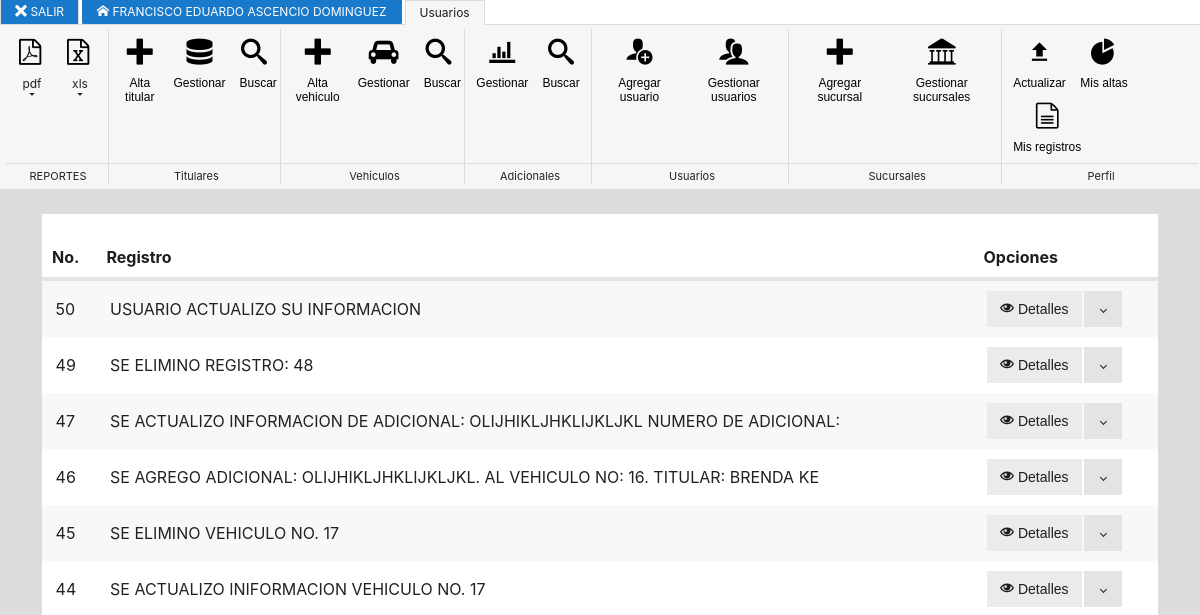
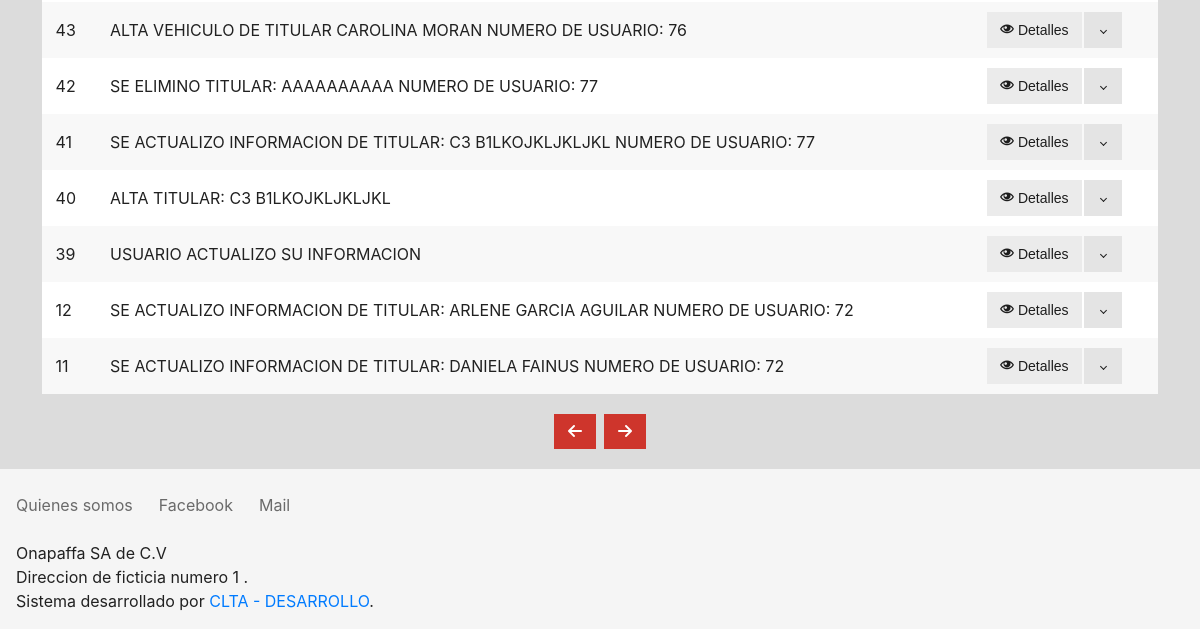
Page /my_logs.php (signed in) on the earlier database version (2 pictures, top to bottom).
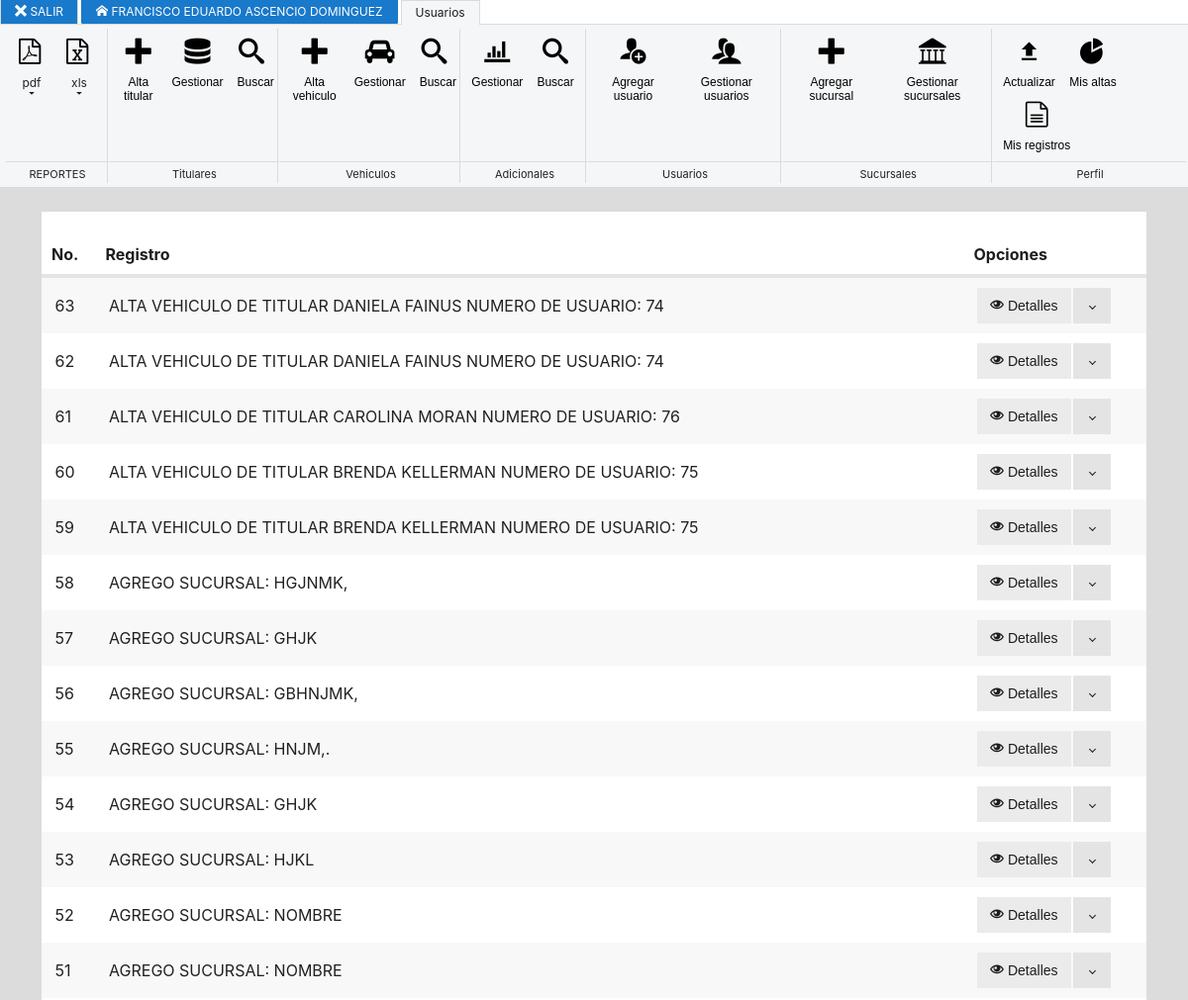
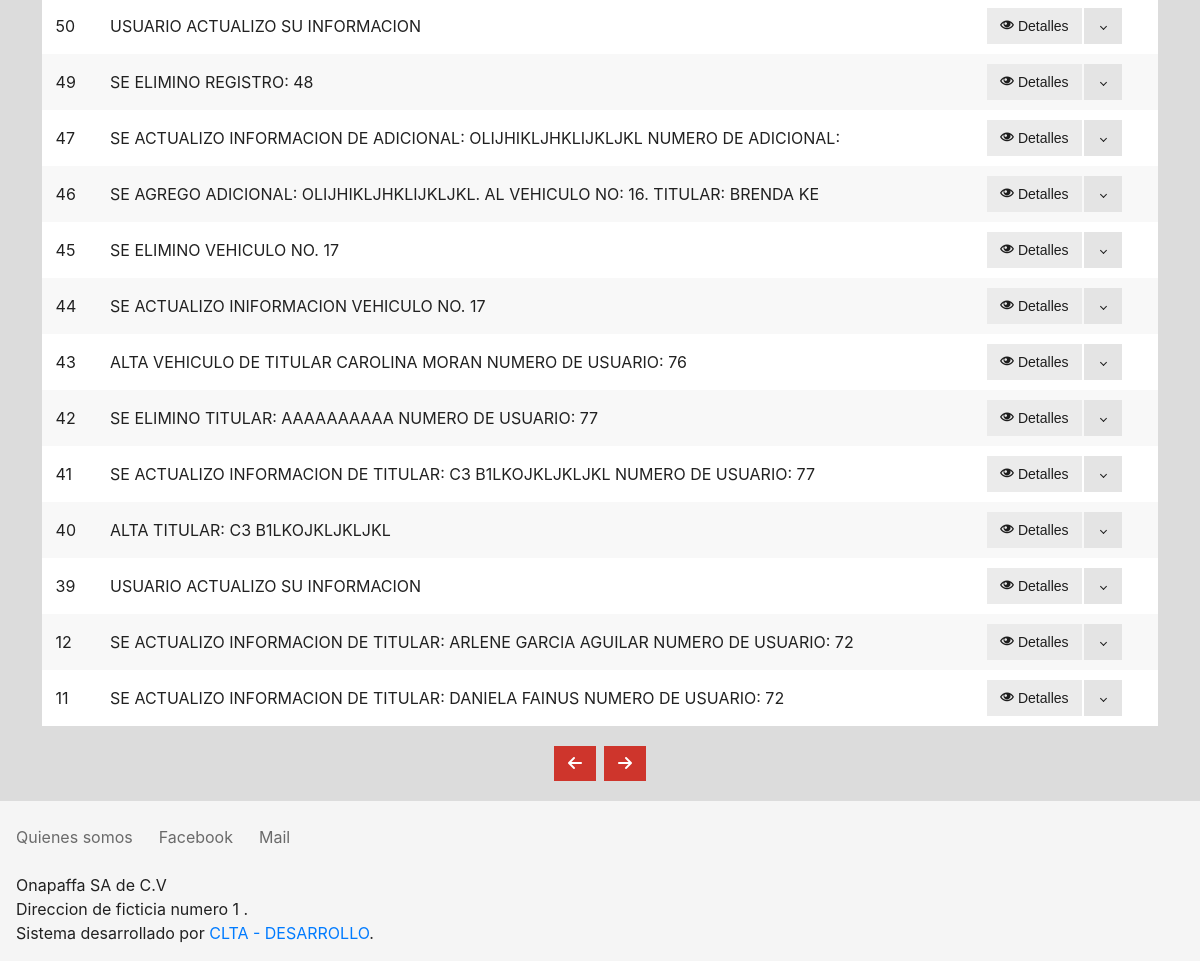
Same page on the later database version (2 pictures, top to bottom).
### tables this page shows
CREATE TABLE `logs` (
  `id` int(11) NOT NULL,
  `user` int(11) NOT NULL,
  `fecha` datetime NOT NULL,
  `registro` varchar(254) NOT NULL
);

### my_logs.php (the view, shortened to what this page needs)
<? include 'func/header.php' ?>
<? require_once 'func/db.php' ?>
<br>
<div style="background-color: white;">
<br>
<table class="table striped">
    <thead>
    <tr>
        <th>No.</th>
        <th>Registro</th>
        <th>Opciones</th>
    </tr>
    </thead>
    <tbody>
    <?
    $conn = mysqli_connect($host,$user,$password,$db);
    $sql = "SELECT * FROM logs WHERE USER = '$_SESSION[usuario]' ";
    $result = mysqli_query($conn,$sql) ;
    $num_total_registros = mysqli_num_rows($result);
    $TAMANO_PAGINA = 20;
    if  ( ($num_total_registros / 2) < $TAMANO_PAGINA )
    {
      $TAMANO_PAGINA = $num_total_registros;
    }
    $pagina = $_GET["pagina"];
    if (!$pagina) {
       $inicio = 0;
       $pagina = 1;
    }
    else {
       $inicio = ($pagina - 1) * $TAMANO_PAGINA;
    }
    $total_paginas = ceil($num_total_registros / $TAMANO_PAGINA);
    $sql = "SELECT l.id, u.name, l.fecha, l.registro FROM logs l, users u where l.user = u.id and l.user = '$_SESSION[usuario]' ORDER BY id DESC LIMIT ".$inicio.",". "$TAMANO_PAGINA";
    $result = mysqli_query($conn,$sql);
    while($row = mysqli_fetch_array($result)){
    echo "
    <tr>
        <td>".$row[0]."</td>
        <td>".substr($row[3], 0, 80)."</td>
        <td>".
        '<div class="split-button">
          <button class="button" onclick="Metro.dialog.open('."'#".$row[0]."'".')" ><span class="mif-eye"></span> Detalles</button>
          <button class="split dropdown-toggle"></button>
          <ul class="d-menu" data-role="dropdown">
              <li><a '.(($_SESSION['delete_logs'] == 0)?' hidden':"").' onclick="'."delete".$row[0]."()".'"><span class="mif-bin"></span> Eliminar</a></li>
          </ul>
      </div>
      '
        ."</td>
        <script>
          function delete".$row[0]."(){
              Metro.dialog.create({
                  title: '".''."',
                  content: '<div>SE ELIMINARA EL REGISTRO NO.".$row[0].".'
                    +'<form  action=func/delete_log.php method=POST name=".'"delete'.$row[0].'"'." >'
                        +'<input value=".'"'.$row[0].'"'." type=hidden name=id id=id>'
                    +'</form></div>',
                  actions: [
                      {
                          caption: '<span class=mif-cross></span> Eliminar',
                          cls: 'js-dialog-close alert',
                          onclick: function(){
                              document.delete".$row[0].".submit()
                          }
                      },
                      {
                          caption: '<span class=mif-checkmark></span> Cancelar',
                          cls: 'js-dialog-close'
                      }
                  ]
              });
            }
        </script>
        <div class='dialog' data-role='dialog' id=".$row[0].">
            <div class='dialog-title'>".'USUARIO: '."
            ".$row[1]."</div>
            <div class='dialog-content'>
                ID: ".$row[0]."
                <br>FECHA: ".$row[2]."
                <br>REGISTRO: ".$row[3]."
            </div>
            <div class='dialog-actions'>
                <button class='button js-dialog-close info'><span class='mif-checkmark'></span></button>
            </div>
        </div>
      </tr>";
    }
    ?>
    </tbody>
</table>
</div>
<ul class="pagination alert flex-justify-center">
    <?php
    if ($pagina > 1)
    {
        echo '<li class="page-item service"><a class="page-link" href="my_logs.php?pagina='.($pagina - 1 ).'"><span class="mif-arrow-left"></span></a></li>';
    }else {
        echo '<li class="page-item service"><a class="page-link" ><span class="mif-arrow-left"></span></a></li>';
    }
    if ($pagina < $total_paginas)
    {
        echo '<li class="page-item service"><a class="page-link" href="my_logs.php?pagina='.($pagina + 1 ).'"><span class="mif-arrow-right"></span></a></li>';
    }else {
        echo '<li class="page-item service"><a class="page-link" ><span class="mif-arrow-right"></span></a></li>';
    }
    ?>
</ul>
<?php include 'func/footer.php' ?>

### func/header.php (shortened to what this page needs)
<!DOCTYPE html>
<html lang="en">
<head>
    <link href="metro/css/metro-all.css" rel="stylesheet">
    <link href="metro/style.css" rel="stylesheet">
</head>
<body>
<nav data-role="ribbonmenu">
  <ul class="tabs-holder">
      <li class="static"><a href="func/logout.php"><span class="mif-cross"></span> SALIR</a></li>
      <li class="static"><a href="manager.php"><span class="mif-home"></span> <? echo $_SESSION['usuario_name']; ?></a></li>
      <li><a href="#section-usuarios">Usuarios</a></li>
  </ul>
  <div class="content-holder">
      <div class="section" id="section-usuarios">
        <? if ($_SESSION['gen_reports'] != 0)
        {?>
        <div class="group">
          <div class="ribbon-split-button">
              <button class="ribbon-main">
                  <span class="icon ribbon-main">
                      <span class="mif-file-pdf"></span>
                  </span>
              </button>
              <span class="ribbon-split dropdown-toggle">pdf</span>
            </div>
            <div class="ribbon-split-button">
              <button class="ribbon-main">
                  <span class="icon ribbon-main">
                      <span class="mif-file-excel"></span>
                  </span>
              </button>
              <span class="ribbon-split dropdown-toggle">xls</span>
            </div>
            <span class="title">REPORTES</span>
        </div>
        <?}?>
        <div class="group">
            <? if ($_SESSION['add_titular'] != 0)
            {?>
            <a href="add_titular.php">
            <button class="ribbon-button">
                    <span class="icon">
                        <span class="mif-plus"></span>
                    </span>
                <span class="caption">Alta titular</span>
            </button></a>
            <?}?>
            <a href="gest_titulares.php?pagina=1">
            <button class="ribbon-button">
                    <span class="icon">
                        <span class="mif-database"></span>
                    </span>
                <span class="caption">Gestionar</span>
            </button>
            </a>
            <button onclick="search_titular()" class="ribbon-button">
                    <span class="icon">
                        <span class="mif-search"></span>
                    </span>
                <span class="caption">Buscar</span>
            </button>
            <span class="title">Titulares</span>
        </div>
        <div class="group">
            <? if ($_SESSION['add_vehicle'] != 0)
            {?>
            <a href="select_titular_addvehicle.php?pagina=1">
            <button class="ribbon-button">
                    <span class="icon">
                        <span class="mif-plus"></span>
                    </span>
                <span class="caption">Alta vehiculo</span>
            </button></a>
            <?}?>
            <a href="gest_vehicles.php?pagina=1">
            <button class="ribbon-button">
                    <span class="icon">
                        <span class="mif-automobile"></span>
                    </span>
                <span class="caption">Gestionar</span>
            </button>
            </a>
            <button onclick="search_vehiculos()" class="ribbon-button">
                    <span class="icon">
                        <span class="mif-search"></span>
                    </span>
                <span class="caption">Buscar</span>
            </button>
            <span class="title">Vehiculos</span>
        </div>
        <div class="group">
            <a href="gest_adicionales.php?pagina=1">
            <button class="ribbon-button">
                    <span class="icon">
                        <span class="mif-chart-bars"></span>
                    </span>
                <span class="caption">Gestionar</span>
            </button></a>
            <button onclick="search_adicionales()" class="ribbon-button">
                    <span class="icon">
                        <span class="mif-search"></span>
                    </span>
                <span class="caption">Buscar</span>
            </button>
            <span class="title">Adicionales</span>
        </div>
        <? if ($_SESSION['crud_users'] != 0){?>
        <div class="group">
            <a href="add_users.php">
            <button class="ribbon-button">
                    <span class="icon">
                        <span class="mif-user-plus"></span>
                    </span>
                <span class="caption">Agregar usuario</span>
            </button>
            </a>
            <a href="gest_users.php">
            <button class="ribbon-button">
                    <span class="icon">
                        <span class="mif-users"></span>
                    </span>
                <span class="caption">Gestionar usuarios</span>
            </button>
            </a>
            <span class="title">Usuarios</span>
        </div>
        <?}?>
        <? if ($_SESSION['gest_sucursales'] != 0){?>
        <div class="group">
            <button onclick="add_suc()" class="ribbon-button">
                    <span class="icon">
                        <span class="mif-plus"></span>
                    </span>
                <span class="caption">Agregar sucursal</span>
            </button>
            <a href="gest_sucursales.php">
            <button class="ribbon-button">
                    <span class="icon">
                        <span class="mif-library"></span>
                    </span>
                <span class="caption">Gestionar sucursales</span>
            </button>
            </a>
            <span class="title">Sucursales</span>
        </div>
        <?}?>
        <div class="group">
             <div data-role="buttonsGroup" data-cls-active="active">
                 <button onclick="update_profile()" class="ribbon-button">
                     <span class="icon">
                         <span class="mif-file-upload"></span>
                     </span>
                     <span class="caption">Actualizar</span>
                 </button>
                 <a href="my_highs.php?pagina=1">
                 <button class="ribbon-button">
                     <span class="icon">
                         <span class="mif-chart-pie"></span>
                     </span>
                     <span class="caption">Mis altas</span>
                 </button>
                </a>
                 <a href="my_logs.php?pagina=1">
                 <button class="ribbon-button">
                     <span class="icon">
                         <span class="mif-file-text"></span>
                     </span>
                     <span class="caption">Mis registros</span>
                 </button>
                 </a>
             </div>
             <span class="title">Perfil</span>
           </div>
        </div>
      </div>
</nav>
<div  style="background-color: #dcdcdc; width:100%;">
<div class="container">

### func/footer.php (shortened to what this page needs)
  </div>
  <footer class="container-fluid bg-grayWhite p-4">
    <div class="row">
        <div class="cell-md-6">
            <ul class="inline-list h-menu no-hover bg-grayWhite" style="margin-left: -.5rem">
                <li><a target="_blank" href="https://github.com/olton/Metro-UI-CSS">Quienes somos</a></li>
                <li><a target="_blank" href="https://www.facebook.com/metrouicss/">Facebook</a></li>
                <li><a target="_blank" href="https://github.com/olton/Metro-UI-CSS/issues">Mail</a></li>
            </ul>
            <p>
                <span class="no-wrap">Onapaffa SA de C.V</span>
                <br />
                <span class="no-wrap">Direccion de ficticia numero 1 . </span><br>
                <span class="no-wrap">Sistema desarrollado por <a target="_blank" href="http://www.cyberchoapas.com"> CLTA - DESARROLLO</a>.</span>
            </p>
        </div>
        <div class="cell-md-6">
        </div>
    </div>
</footer>
</div>
</body>
</html>

Differences in the rows shown:
added logs: id "63", registro "ALTA VEHICULO DE TITULAR DANIELA FAINUS NUMERO DE USUARIO: 74"
added logs: id "62", registro "ALTA VEHICULO DE TITULAR DANIELA FAINUS NUMERO DE USUARIO: 74"
added logs: id "61", registro "ALTA VEHICULO DE TITULAR CAROLINA MORAN NUMERO DE USUARIO: 76"
added logs: id "60", registro "ALTA VEHICULO DE TITULAR BRENDA KELLERMAN NUMERO DE USUARIO: 75"
added logs: id "59", registro "ALTA VEHICULO DE TITULAR BRENDA KELLERMAN NUMERO DE USUARIO: 75"
added logs: id "58", registro "AGREGO SUCURSAL: HGJNMK,"
added logs: id "57", registro "AGREGO SUCURSAL: GHJK"
added logs: id "56", registro "AGREGO SUCURSAL: GBHNJMK,"
added logs: id "55", registro "AGREGO SUCURSAL: HNJM,."
added logs: id "54", registro "AGREGO SUCURSAL: GHJK"
added logs: id "53", registro "AGREGO SUCURSAL: HJKL"
added logs: id "52", registro "AGREGO SUCURSAL: NOMBRE"
added logs: id "51", registro "AGREGO SUCURSAL: NOMBRE"
